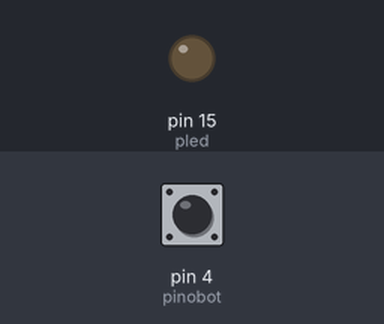
A sketch run on a simulated Arduino Uno, built for the host (arithmetic inside an expression is 32-bit, double 64-bit). Parts: output pins drawn as LEDs (lit = HIGH). The inputs (shaded band) are chosen by the test bench; at power-on: pin 4 (pinobot) LOW.

Above: at 1.2 s.
1.3 s: pin 4 (pinobot) pulled HIGH for 0.15 s
At 2.2 s:
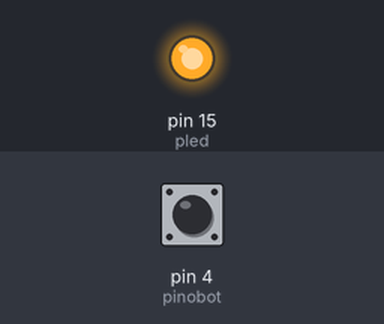
2.9 s: pin 4 (pinobot) pulled HIGH for 1 s
At 4.7 s:
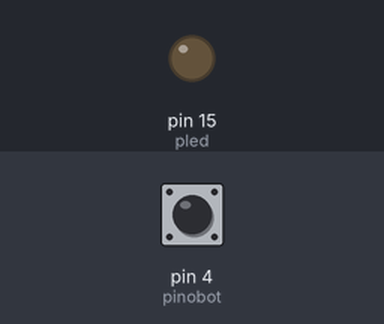
5.4 s: pin 4 (pinobot) pulled HIGH for 3.2 s
At 9.5 s:
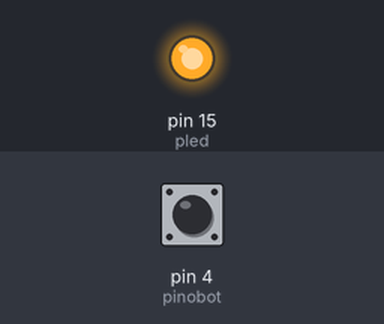
Timing chart, 0 to 11.0 s (numbered marks = the images above; inputs shaded):
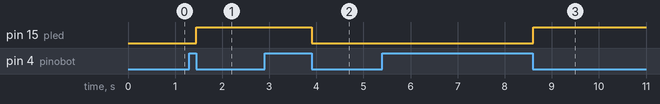

The sketch:

aula07-parte3-classes.ino
```cpp
# define pinobot 4
# define pled 15

class Btn {
  public:
  bool lerbot, estadobot;
  int pino;

  Btn (int p){
    pino=p;
    lerbot=0;
    estadobot=0;
  }

  bool press(){
    lerbot=digitalRead(pino);
    if(lerbot){
      estadobot=1;
    }
    if(lerbot==0 && estadobot==1){
      estadobot=0;
      return true;
    }
    else
      return false;
  }
};

class Led{
  public:
  int pinoled;

  Led(int p){
    pinoled=p;
  }

  void trocaled(){
    digitalWrite(pinoled,!digitalRead(pinoled));
  }

};

Btn btn(pinobot);
Led led(pled);

void setup() {
   pinMode(pinobot,INPUT_PULLDOWN);
   pinMode(pled,OUTPUT);
   digitalWrite(pled,LOW);

}

void loop() {
  if(btn.press()){
    led.trocaled();
  }

}
```

Measured:
- after the input at 1.3 s, pin 15 (pled): LOW → HIGH after 0.15 s
- after the input at 2.9 s, pin 15 (pled): HIGH → LOW after 1.0 s
- after the input at 5.4 s, pin 15 (pled): LOW → HIGH after 3.2 s
